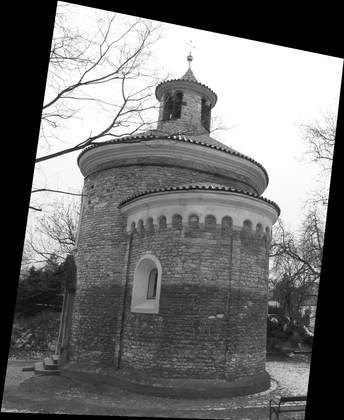
%> input picture repo_CVUT_FEL/gcs/Rotunda_0.png, 344 x 420 px, shrunk from 1181 x 1441 before the run
$ octave test_gcs.m   (GNU Octave 9; MATLAB toolbox functions it lacks are replaced by stand-ins)
%> lines starting %> are read from the running program, lines starting %| are printed output that depends on the picture
%> further down, Il is the input picture: size 420x344 uint8; min 0, max 255, mean 114.5
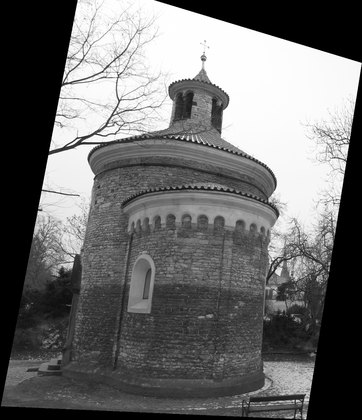
%> input picture repo_CVUT_FEL/gcs/Rotunda_1.png, 362 x 420 px, shrunk from 1243 x 1441 before the run
%> further down, Ir is the input picture: size 420x362 uint8; min 0, max 255, mean 108.6
### repo_CVUT_FEL/gcs/gcs.m
function [D,W,x,w,K,SEEDs] = gcs(Il,Ir,inSEEDs,pars)
%> called with inSEEDs = []
%GCS - stereo matching via growing correspondence seeds in disparity space
%
% [D,W,x,w,K,SEEDs] = gcs(Il,Ir,inSEEDs,pars);
%
%    Il,Ir - imput images (horizontally rectified)
%  inSEEDS - initial correspondences
%                per row: [column_left, column_right, row] (nx3)
%                (set [], to run a simple Harris prematcher)
%     pars - parametres (structure)
%
%        D - disparity map
%        W - correlation map (corresponding to D)
%        x - list of all disparity space candidates
%        w - correlation list (corresponding to x)
%        K - number of disparity candidates (corresponding to D)
%    SEEDs - initial correspondences (obtained by prematchig)
%
%
%  default parametres: pars.
%  -------------------------
%    algorithm = 'dgrow1';
%                   'dgrow0' - baseline (non-robust, 3x faster than dgrow1)
%                   'dgrow1' - BenCOS CVPR version (robust + fast)
%    tau = 0.6; threshold for correlation growing
%                (decrease to support growing, set -Inf with random seeds)
%    mu = 0.1;  correlation margin for growing [dgrow1 only]
%
%    searchrange = [-inf,inf]; disparity search range (unlimited)
%    epsilon = 0; local ambiguity (minimal dist. 1st and 2nd corr. maxima),
%                  [dgrow0 only]
%    window = 2; half window size (2 means matching window of 5x5 pixels)
%    max_candidates = 10; maximum number of disp. candidates
%                         (decreas to save memory or keep unlimited =Inf)
%    init_seeds_accept = 0; accept all initial seeds (turned off)
%
%    csbeta = 0.1; correlation margin for stable fusion [dgrow1 only]
%    csalgorithm = 'cXS'; stable fusion algorithm [dgrow1 only]
%                     'cXS' - confidently stable with uniqueness constraint
%                     'cFXS-fast' - confidently stable with
%                                   uniqueness+ordering constraint
%                     'cXD' - dominant with uniqueness constraint
%    zonegap = 3; %zonegap size (the higher the denser results, if too high
%                                it may increase the errors,
%                                zonegap=0 equivalent to GCS 1.0)
%
%    pm_tau = 0.9;            %pre-matching correlation threshold (decreas
%                               for more seeds)
%    pm_window = 3;           %pre-matching half window size
%    pm_harris_prctile = 10;  %pre-matching percentile of interest points
%                               to be kept (set 0 to keep all Harris points)
%
%% The algorithm is described in:
%     Jan Cech, Radim Sara; Efficient Sampling of Disparity Space for fast
%     and Accurate Matching; In Proc. BenCOS CVPR Workshop, 2007.
%     (also available from http://cmp.felk.cvut.cz/~cechj)
%
% Jan Cech, cechj@cmp.felk.cvut.cz, 1/9/2006
% (toolbox revised: 23/05/2007)
% (GCS 2.0 - integrated 21/01/2008)


%input checking
t = whos('Il');
if ~strcmp(t.class,'double');
    Il = double(Il);
%> Il: size 420x344 double
end
t = whos('Ir');
if ~strcmp(t.class,'double');
    Ir = double(Ir);
%> Ir: size 420x362 double
end
if size(Il,1)~=size(Ir,1),
    error('Images do not have equal height. Horizontal rectification is required.');
end
if length(size(Il))==3, %color image -> grayscale
    Il = sum(Il,3);
end
if length(size(Ir))==3, %color image -> grayscale
    Ir = sum(Ir,3);
end

if ~isempty(inSEEDs) & size(inSEEDs,2)~=3,
    error('The inSEEDs array must be (nx3).');
end

% parametres setting ----------------------------------------------------

pars0 = []; %default parametres
pars0.algorithm = 'dgrow1';

if exist('pars','var')
    pars = optionmerge(pars0,pars);
else
    pars = pars0;
end

fn = fieldnames(pars); %current parametres fieldnames
main_fn = {'algorithm'};
pm_fn = {'pm_tau','pm_window','pm_keypoints','pm_harris_prctile','pm_searchrange'};
m_fn = {'window','range','tau','epsilon','growing','init_seeds_accept','seeds_accept','searchrange','searchrangeV','max_candidates','vis_step','mu','csbeta','csalgorithm','grow_version','zonegap'};

%check for unknown option
fn_unknown = setdiff(fn, [main_fn,pm_fn,m_fn]);
for i=1:length(fn_unknown),
    warning(sprintf('Unknown option "%s".',fn_unknown{i}));
end

%main parametres
main_pars = [];
main_fn_ = intersect(fn,main_fn);
for i=1:length(main_fn_);
    main_pars = setfield(main_pars,main_fn_{i},getfield(pars,main_fn_{i}));
end

%prematching parametres
pm_pars = [];
pm_fn_ = intersect(fn,pm_fn);
for i=1:length(pm_fn_);
    pm_pars = setfield(pm_pars,pm_fn_{i},getfield(pars,pm_fn_{i}));
end

%matching parametres
m_pars = [];
m_fn_ = intersect(fn,m_fn);
for i=1:length(m_fn_);
    m_pars = setfield(m_pars,m_fn_{i},getfield(pars,m_fn_{i}));
end
% end

%set prematching searchrange according to searchrange if defined
if ~isfield(pm_pars,'pm_searchrange') & isfield(m_pars,'searchrange')
    pm_pars.pm_searchrange = m_pars.searchrange;
end


% ------------------------------------------------------------------

%prematching

if isempty(inSEEDs),
    t=cputime;
    fprintf('Prematching...');
    [SEEDs] = prematching(Il,Ir,pm_pars);
    disp(sprintf('Done. (%g s)',cputime-t));
else
    % [6 lines of commented-out code are left out]
    SEEDs = unique(inSEEDs,'rows');
    %range checking
    if isfield(m_pars,'window')
        w = m_pars.window;
    else
        w = 2;
    end
    [r,c]=find(SEEDs < w+1);
    SEEDs(r,:)=[];
    r=find(SEEDs(:,1) > size(Il,2) - (w+1));
    SEEDs(r,:)=[];
    r=find(SEEDs(:,2) > size(Ir,2) - (w+1));
    SEEDs(r,:)=[];
    r=find(SEEDs(:,3) > size(Il,1) - (w+1));
    SEEDs(r,:)=[];
    if size(SEEDs,2) == 4,
        r=find(SEEDs(:,4) > size(Ir,1) - (w+1));
        SEEDs(r,:)=[];
    end
end

% ------------------------------------------------------------------

%matching

t = cputime;
fprintf('Matching (%s)...',main_pars.algorithm);
if strcmp(main_pars.algorithm,'dgrow0'),
    [D,W] = dgrow0(Il,Ir,SEEDs,m_pars);
    x = []; w = []; K = [];
elseif strcmp(main_pars.algorithm,'dgrow1'),
    m_pars.algorithm = main_pars.algorithm;
    [D,W,x,w,K] = dgrow1(Il,Ir,SEEDs,m_pars);
else
    error('Unknown algorithm');
end
disp(sprintf('Done. (%g s)',cputime-t));

% ------------------------------------------------------------------

### repo_CVUT_FEL/gcs/private/optionmerge.m
function o = optionmerge(varargin)
%
% o = optionmerge(o1,o2,...)
%
%    Merges option sets into one. Each option set is a structure with
%    named fields. The merge is again such a structure. If the same
%    parameter is set multiple times the last occurence counts. Since
%    each function must recognize its own parameters and disregard the
%    others it is a good practice to prepend a function identifier to
%    each parameter separated by an underscore (_).
%
% See also: Options

% (c) Radim Sara (sara@cmp.felk.cvut.cz) FEE CTU Prague, 24 Jan 03

 o = varargin{1};
 if ~isstruct(o); error 'Parameter set is not a structure'; end

 for i = 2:length(varargin)
  oi = varargin{i};
  if ~isempty(oi)
   if ~isstruct(oi); error 'Parameter set is not a structure'; end

   for fld = fieldnames(oi)'
    o = setfield(o,fld{1},getfield(oi,fld{1}));
   end
  end
 end

return


### repo_CVUT_FEL/gcs/private/ddif.m
function [kernel, kernelL] = ddif(order)
%> called with order = [0; 0]
%
% [kernel, kernelList] = DDIF([orderR, orderC, ...])
%   Symmetric (steerable) discrete difference kernels for convolution
%   Can be used for any dimension. Creates one kernel per dimension,
%   kernels for odd dimensions are columns, kernels for even dimensions
%   are rows.
%
%   kernel     - the aggregate kernel of dimension
%                length([orderR, orderC, ...])
%   kernelList - kernels for individual dimensions, a Matlab5 list.
%
% See also: GAUSSDIF, SIMDIFF, DG

% Matlab 5.2 syntax
% (c) Radim Sara, GRASP UPenn, May 8, 1997
%  Modified for any dimension, 6/5/98, R. Sara

if nargin < 2
 Dx1 = [1 -1]';  % they become flipped in the convolution
 Dy1 = [1 -1];
else
 Dx1 = flipud(dx(:));
 Dy1 = Dx1';
end

for dim=1:length(order)
 n = order(dim);

  % construct the kernel in direction dim
 kernelx = 1;
 for i=1:n
  kernelx = conv(kernelx,Dx1)/2;
 end
  % make it even number of taps
 if mod(n,2) == 1
  kernelx = [kernelx; 0] + [0; kernelx];
 end

 if mod(dim,2) == 0
  kernelL{dim} = kernelx';
 else
  kernelL{dim} = kernelx;
 end
end

% kernelL is a list of row kernels, one per dimension

% make the aggregate convolution kernel
kernel = kernelL{1};
for i = 2:length(order)
 k = kernelL{i};
 kl = {};
 for j=1:length(k)
  kl{j} = kernel*k(j);
 end
 kernel = cat(i,kl{:});
end

return


%----------- old 2-D version -----------------

 % construct the kernel in y-direction
kernely = 1;
for i=1:ny
 kernely = conv2(kernely,Dy1)/2;
end
if mod(ny,2) == 1
 kernely = [kernely, 0] + [0, kernely];
end
kernelL{2} = kernely;

kernel = conv2(kernelx,kernely);

if 0 % makeItRectangular
 if size(kernel,1) < size(kernel,2)
  kernel = ones(fliplr(size(kernel)))*kernel;
 elseif size(kernel,1) > size(kernel,2)
  kernel = kernel*ones(fliplr(size(kernel)));
 end
end

return

nx = order(1);
ny = order(2);

if nargin < 2
 Dx1 = [1 -1]';  % they become flipped in the convolution
 Dy1 = [1 -1];
else
 Dx1 = flipud(dx(:));
 Dy1 = Dx1';
end

kernel = 1;
for i=1:nx
 kernel = conv(kernel,Dx1)/2;
end
if mod(nx,2) == 1
 kernel = [kernel; 0] + [0; kernel];
end

for i=1:ny
 kernel = conv2(kernel,Dy1)/2;
end
if mod(ny,2) == 1
 kernel = [kernel zeros(size(kernel,1),1)] + [zeros(size(kernel,1),1) kernel];
end

if size(kernel,1) < size(kernel,2)
 kernel = ones(fliplr(size(kernel)))*kernel;
elseif size(kernel,1) > size(kernel,2)
 kernel = kernel*ones(fliplr(size(kernel)));
end

### repo_CVUT_FEL/gcs/private/repeat.m
function y = repeat(x, siz)
%> called with siz = [9 9]
%
% imdst = REPEAT(imsrc, [r,c])
%	repeats floor(r/2) rows and floor(c/2) columns at image edges
%	the result is of (size(imsrc,1)+r x size(imsrc,2)+c)
%
% See also: MIRROR, CUTOFF, BORDER

% May 31, 1994: Radim Sara, CVL Prague
% corrected February 9, 1995 R. Sara
% updated for Matlab 5.2 May 4, 1998 R. Sara

siz = floor(siz/2);
%> siz = [4 4]
if length(siz) == 2
 [rows,cols] = size(x);
%> rows = 420; cols = 344

 y = x(:,[ones(1,siz(2)), 1:cols, cols*ones(1,siz(2))]);
 y = y([ones(siz(1),1); (1:rows)'; rows*ones(siz(1),1)],:);
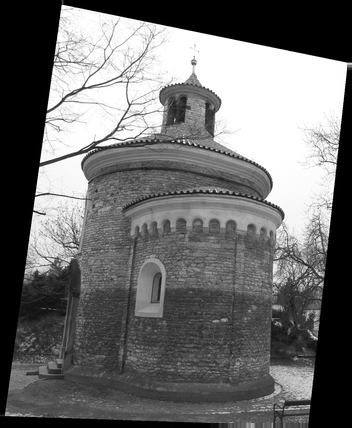
%> y: size 428x352 double; min 0, max 255, mean 110.1
else
 [rows,cols,layers] = size(x);

 eval('y = x(:,:,[ones(1,siz(3)), 1:layers, layers*ones(1,siz(3))]);');
 eval('y = y(:,[ones(1,siz(2)),1:cols,cols*ones(1,siz(2))],:);');
 eval('y = y([ones(siz(1),1); (1:rows)''; rows*ones(siz(1),1)],:,:);');
end

return

### repo_CVUT_FEL/gcs/private/convdim.m
function imc = convdim(im, msk, dim)
%
% imc = convdim(im, msk, dim)
%  Convolves ND matrix im with a [k,1] (single-column) convolution
%  kernel msk(:) in a given direction dim.
%
% See also: DG, SIMDIFF, GAUSSDIF, DDIF

% (c) Radim Sara (sara@cmp.felk.cvut.cz), May 6, 1998

if sum(size(msk)>1)>1
 error 'Convolution kernel is not K x 1'
end

 % make sure the mask is a single column
msk=msk(:);

 % permute the dimensions to pull the dim to the columns
perm = [dim, ssub(1:ndims(im),dim)];
imc = permute(im,perm);
sz = size(imc);

 % make it a long 2-D array, columns will be convolved
imc = convim(reshape(imc,sz(1),prod(sz)/sz(1)),msk(:));

 % put the dimensions back in order
imc = ipermute(reshape(imc,sz),perm);

return

### repo_CVUT_FEL/gcs/private/ssub.m
function dif = ssub(s1, s2)
%
% dif = SSUB(s1, s2)
%      integer sets difference dif = s1 - s2

% (c) Radim Sara, GRASP UPenn, March 29, 1996

if isempty(s2)
 dif = s1;
 return
end

s1 = s1(:);
s2 = s2(:);
super = zeros(1,max([s1; s2]));

super(s1) = ones(size(s1));
super(s2) = zeros(size(s2));
dif = find(super);

### repo_CVUT_FEL/gcs/private/convim.m
function res=convim(im, msk, roi)
%
% CONVIM(im, msk)  convolution of an image and a centered mask,
%                  does not change the size of 'im'
% CONVIM(im, msk, roi)  performs on region of interest which is
%			a list of coordinates, couple per row;
%			returns a list of results
%
% See also: SOBEL, GAUSSIAN, CORRIM, DECOMP, INNERB, OUTERB

% May 30, 1994: Radim Sara, CVL Prague
% roi added on January 21, 1995: Radim Sara, CVL Prague

if min(rem(size(msk), 2)) == 0
 error('Mask size must be odd');
end

sm = floor(size(msk)/2); % :size of mask

if nargin==3 % ___________ WITH ROI ____________
 if size(roi,2) ~= 2
  error('Bad ROI');
 end
 res = zeros(size(roi,1),1);	% :preallocate the vector
 msk = fliplr(flipud(msk)); 	% :because of convolution definition
 msk = msk(:)';
 for i = 1:size(roi,1)
  pos = roi(i,:);
  ul = pos - sm; 		% :upper left corner
  lr = pos + sm; 		% :lower right corner
  neighbourhood = im(ul(1):lr(1), ul(2):lr(2));
  res(i) = msk*neighbourhood(:); % :convolve with mask
 end
else % ______________ WITHOUT ROI ______________
%  res = conv2(double(im), msk);
%  res = res((sm(1)+1):size(im,1)+sm(1), (sm(2)+1):size(im,2)+sm(2));
 % in higher Matlab versions this is it:
 res = conv2(double(im),msk,'same');
end

### repo_CVUT_FEL/gcs/private/dg.m
function [im,kers] = dg(im, order, sigma, msksize)
%
% [dim,kers] = DG(im {,order, sigma, msksize})
%       ND Discrete symmetric Gaussian image derivatives
%       im    - input image (of any dimension)
%       order - derivative order list, coordinates are in the order
%               row, column, ...; default value is zeros(1,ndims(im))
%       sigma - scale parameter in pixels of the Gaussian (standard deviation?),
%               default 1
%     msksize - size of the convolution kernel for sigma = 1, default 9
%               the kernel size used will be 1 + 2*floor(msksize*sigma/2)
%
%        kers - list of decomposed convolution kernels compontents,
%               one kernel per dimension
%
%  bw = dg({[], order, sigma, msksize})
%       returns the the width in pixels affected by boundary effect
%
% See also: SIMDIFF, GAUSSDIF, DDIF

% (c) Radim Sara, GRASP UPenn, May 8, 1997
% Modified for N-D images. R. Sara 5/7/98
% Modified for boundary width query R. Sara 12/10/98
% Returns convolution kernel R. Sara 4/12/2003

if nargin < 1, im = []; end
if nargin < 2, order = zeros(1,ndims(im)); end
if nargin < 3, sigma = 1; end
if nargin < 4, msksize = 9;  end

order=order(:);
if ndims(im) ~= length(order)
 error 'Derivative order list length must be equal to the dimension of the image'
end

kers = {};
ms = max(1, msksize*sigma/2);

x = [1:ms];
sm = exp(-sigma).*[fliplr(besseli(x,sigma)), besseli(0,sigma), ...
      besseli(x,sigma)];

sm = sm/sum(sm);  % for small kernels
[dd,ddl] = ddif(order);

if isempty(im)
 % return the boundary width
 im = length(sm);
 bw = [];
 return
end

ams = length(sm)*ones(1:ndims(im));
im = repeat(im,ams);
for d=1:ndims(im)
 kers{end+1} = conv(ddl{d},sm);
 im = convdim(im,kers{end},d);
end
%> this loop made 2 passes
%> pass 2, in convdim (call 2), `imc = permute(im,perm);`:
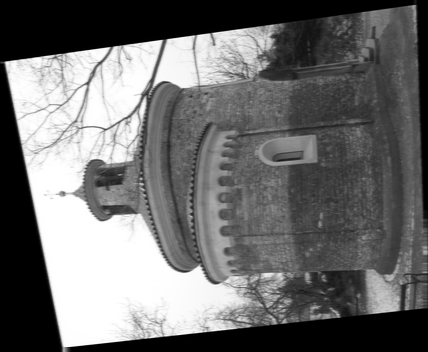
%> imc: size 352x428 double; min 0, max 255, mean 110; mean of the top-left, top-right, bottom-left and bottom-right quarters 131.9, 76.2, 152.6, 79.4; drawn with min black and max white
%> pass 2, in convdim (call 2), `imc = ipermute(reshape(imc,sz),perm);`:
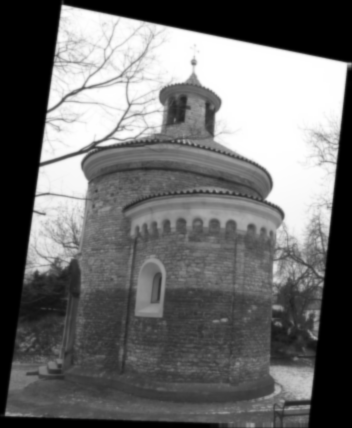
%> imc: size 428x352 double; min 0, max 255, mean 110; mean of the top-left, top-right, bottom-left and bottom-right quarters 131.9, 152.6, 76.2, 79.4; drawn with min black and max white
%> after the loop, kers = {[0.00101 0.00816 0.0499 0.208 0.466 0.208 0.0499 0.00816 0.00101], [0.00101 0.00816 0.0499 0.208 0.466 0.208 0.0499 0.00816 0.00101]}

im = cutoff(im,ams);
return


switch ndims(im)

 case 2,
  dim = cutoff(convim(repeat( im,size(sm )), sm ), size(sm ));
  dim = cutoff(convim(repeat(dim,size(sm')), sm'), size(sm'));

  dd = ddif(order);
  dim = cutoff(convim(repeat(dim, size(dd)), dd), size(dd));
  % :this is difference

 case 3,
  dim = repeat(im,length(sm)*[1 1 1]);
  dim = convdir(imd,sm,1);
  dim = convdir(imd,sm,2);
  dim = convdir(imd,sm,3);
  [dd,ddl] = ddif(order);
  dim = convdir(imd,ddl{1},1);
  dim = convdir(imd,ddl{2},2);
  dim = convdir(imd,ddl{3},3);
 otherwise
  error 'Unsupported convolution kernel dimension'
end

### repo_CVUT_FEL/gcs/private/cutoff.m
function y = cutoff(x, siz)
%> called with siz = [9 9]
%
% CUTOFF(imsrc, [r,c])
%	cuts off floor(r/2) rows and floor(c/2) columns at image edges
%	the result is of (size(imsrc,1)-r x size(imsrc,2)-c)
%
% See also: MIRROR, REPEAT, BORDER

% May 31, 1994: Radim Sara, CVL Prague
% Modified for Matlab 5.2 May 4, 1998 R. Sara

siz = floor(siz/2);

if length(siz) == 2
 [rows,cols] = size(x);
%> rows = 428; cols = 352
 y = x(1+siz(1):rows-siz(1), 1+siz(2):cols-siz(2));
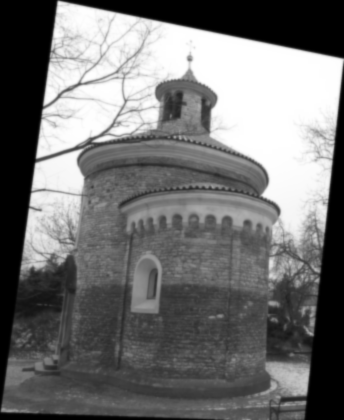
%> y: size 420x344 double; min 0, max 255, mean 114.5; mean of the top-left, top-right, bottom-left and bottom-right quarters 137.5, 159, 79.5, 82; drawn with min black and max white
else
 [rows,cols,layers] = size(x);
 eval('y = x(1+siz(1):rows-siz(1), 1+siz(2):cols-siz(2), 1+siz(3):layers-siz(3));')
end

### repo_CVUT_FEL/gcs/private/prematching.m
function [SEEDs] = prematching(Il,Ir,pars);
%prematching - fast sparse matching of interest point on rectified images
%
% [SEEDs] = prematching(Il,Ir);
%
%   Il,Ir - input rectified images
%   SEEDs - prematched seeds
%

%default parametres
pars0.pm_tau = 0.9;         %pre-matching correlation threshold
pars0.pm_window = 3;           %half window size
pars0.pm_keypoints = 'harris'; %harris/foerstner keypoints
pars0.pm_harris_prctile = 10;  %percentile of interest points to be kept
pars0.pm_searchrange = [-inf,inf]; %disparity searchrange

if exist('pars','var'),
    optioncheck(pars0,pars);
    pars = optionmerge(pars0,pars);
else
    pars = pars0;
end

c_thr = pars.pm_tau;
w = pars.pm_window;
p = pars.pm_harris_prctile;
keypoints = pars.pm_keypoints;
searchrange = pars.pm_searchrange;

if strcmp(keypoints,'harris'),
    F = harris(Il); F(F==0)=NaN;
    G = harris(Ir); G(G==0)=NaN;

    p_thr = prctile(F(~isnan(F)),p);

    F(F<p_thr) = NaN;
    G(G<p_thr) = NaN;
elseif strcmp(keypoints,'foerstner'),
    f = round(foerstner(Il));
    g = round(foerstner(Ir));

    F = repmat(NaN, size(Il));
    G = repmat(NaN, size(Ir));

    F(sub2ind(size(F),f(1,:),f(2,:))) = 1;
    G(sub2ind(size(G),g(1,:),g(2,:))) = 1;

else
    error('Unknown keypoints');
end


F = cutoff(F,2*[w,w]+1); F = border(F,2*[w,w]+1,NaN);
G = cutoff(G,2*[w,w]+1); G = border(G,2*[w,w]+1,NaN);


%precomputed local characteristics
a = (2*w+1)^2;
sL = conv2(Il,ones(2*w+1),'same')/sqrt(a);
sR = conv2(Ir,ones(2*w+1),'same')/sqrt(a);
vL = conv2(Il.^2,ones(2*w+1),'same') - sL.^2;
vR = conv2(Ir.^2,ones(2*w+1),'same') - sR.^2;

[X,W]=prematch_mex(Il,Ir,sL,sR,vL,vR,F,G,w,c_thr,searchrange);
SEEDs = [X(:,2),X(:,2)-X(:,3),X(:,1)];
% [36 lines of commented-out code are left out]
%%D = xyd2dmap(X,size(Il));

%conversion to SEEDs array
%[row,xl]=find(~isnan(D));
%dd = D(sub2ind(size(D),row,xl));
%SEEDs = [xl,xl-dd,row];

### repo_CVUT_FEL/gcs/private/optioncheck.m
function optioncheck(varargin);
%
% optioncheck(o1,o2,...)
%
%   Checks whether the option names in the 2nd and further
%   arguments are compatible to the first argument. If an
%   unknown option is found, a warning is issued.
%
% See also: Options
%

% Jan Cech, 15/08/2006, cechj@cmp.felk.cvut.cz

if isempty(varargin{2}),
    return;
end

for i=1:length(varargin),
    if ~isstruct(varargin{i}), error 'Parameter set is not a structure';  end
end

fn0 = fieldnames(varargin{1});

for j=2:length(varargin),
    cfn = fieldnames(varargin{j});
    for i=1:length(cfn),
        if ~any(strcmp(cfn(i),fn0)),
            warning(sprintf('Unknown option "%s"',cfn{i}));
        end
    end
end

### repo_CVUT_FEL/gcs/private/harris.m
function f = harris(im,ngh,sig,k)
%
% f = harris(im)
%      Harris interest point detector.
%
% Detects local maxima of the operator L = det(K) - k*tr(A)/2, where K is
% the local autocovariance matrix estimate computed from image gradient and
% k is the Harris coefficient.
%
% The f is a non-maximum suppressed interest point map.
%
% f = harris(im,ngh,sig,k)
%      sets various parameters (empty matrix = default value)
%       ngh - neighborhood size over which the operator is computed
%             (default ngh=3)
%       sig - standard deviation of discrete gaussian used to compute
%             image derivatives (default sig=1)
%         k - Harris coefficient for the operator (default k=0.1).

% (c) Radim Sara (sara@cmp.felk.cvut.cz) FEE CTU Prague, 17 May 99

 if ~exist('ngh','var')
  ngh = [];
 end
 if ~exist('sig','var')
  sig = [];
 end
 if ~exist('k','var')
  k = [];
 end

 if isempty(ngh)
  ngh = 3;
 end
 if isempty(sig)
  sig = 1;
 end
 if isempty(k)
  k = 0.1;
 end

 img = dg(im,[0 0], sig);
 ix = convim(img,ddif([1 0]));
%> call 3 of convim, with msk = [0.5; 0; -0.5]
%> in convim (call 3), `res = conv2(double(im),msk,'same');`:
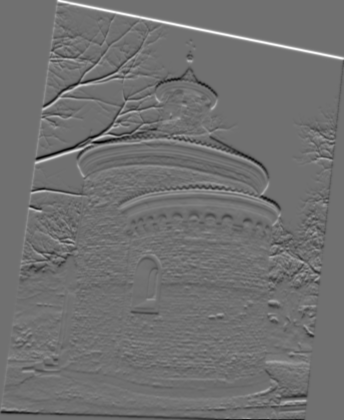
%> res: size 420x344 double; min -70.51, max 89.12, mean 0; drawn with min black and max white
 iy = convim(img,ddif([0 1]));
%> call 4 of convim, with msk = [0.5 0 -0.5]
%> in convim (call 4), `res = conv2(double(im),msk,'same');`:
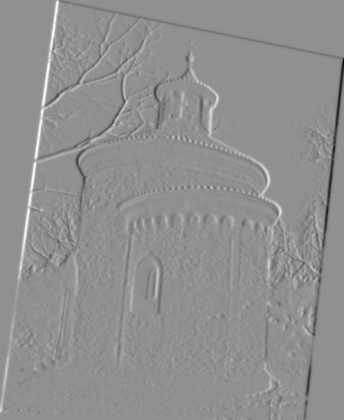
%> res: size 420x344 double; min -111.1, max 85.09, mean 0; drawn with min black and max white

% ix = dg(im,[1 0],sig);
% iy = dg(im,[0 1],sig);

%> the run ends on the next line
 ixxs = boxing(ix.^2, [ngh ngh]);
 iyys = boxing(iy.^2, [ngh ngh]);
 ixys = boxing(ix.*iy, [ngh ngh]);

 % Harris
 h = ixxs.*iyys - ixys.^2 - k*(ixxs+iyys).^2/4;
 detected = nonmaxsup(h,[ngh,ngh]);

 f = zeros(size(im));
 d = find(detected(:));
 f(d) = h(d);
return

### repo_CVUT_FEL/gcs/test_gcs.m
%demo for GCS matching (stereo matching via growing correspondence seeds)

Il = imread('Rotunda_0.png');
Ir = imread('Rotunda_1.png');

D = gcs(Il,Ir,[]);
